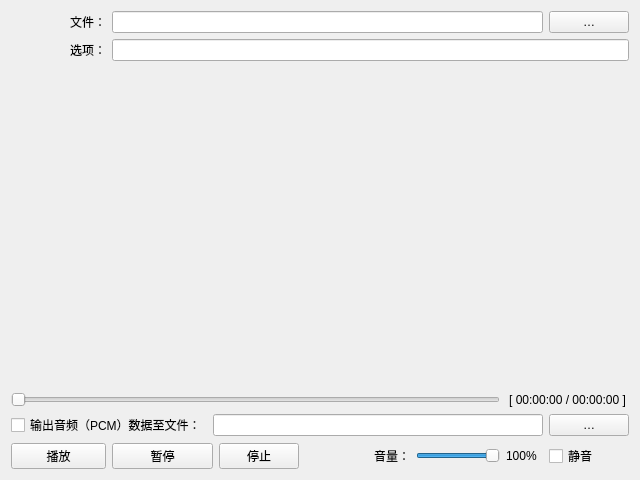
<?xml version="1.0" encoding="UTF-8"?>
<ui version="4.0">
 <class>Widget</class>
 <widget class="QWidget" name="Widget">
  <property name="windowModality">
   <enum>Qt::NonModal</enum>
  </property>
  <property name="geometry">
   <rect>
    <x>0</x>
    <y>0</y>
    <width>640</width>
    <height>480</height>
   </rect>
  </property>
  <property name="minimumSize">
   <size>
    <width>480</width>
    <height>360</height>
   </size>
  </property>
  <property name="windowTitle">
   <string>VLC Grabber</string>
  </property>
  <layout class="QGridLayout" name="gridLayout">
   <item row="0" column="0">
    <widget class="QLabel" name="label_file">
     <property name="text">
      <string>文件：</string>
     </property>
     <property name="alignment">
      <set>Qt::AlignRight|Qt::AlignTrailing|Qt::AlignVCenter</set>
     </property>
    </widget>
   </item>
   <item row="0" column="1" colspan="8">
    <widget class="QLineEdit" name="lineEdit_file"/>
   </item>
   <item row="0" column="9">
    <widget class="QPushButton" name="pushButton_file">
     <property name="text">
      <string>…</string>
     </property>
    </widget>
   </item>
   <item row="1" column="0">
    <widget class="QLabel" name="label_option">
     <property name="text">
      <string>选项：</string>
     </property>
     <property name="alignment">
      <set>Qt::AlignRight|Qt::AlignTrailing|Qt::AlignVCenter</set>
     </property>
    </widget>
   </item>
   <item row="1" column="1" colspan="9">
    <widget class="QLineEdit" name="lineEdit_option"/>
   </item>
   <item row="2" column="0" colspan="10">
    <widget class="RFrameWidget" name="widget_render" native="true"/>
   </item>
   <item row="3" column="0" colspan="7">
    <widget class="QSlider" name="hSlider_duration">
     <property name="orientation">
      <enum>Qt::Horizontal</enum>
     </property>
     <property name="invertedAppearance">
      <bool>false</bool>
     </property>
     <property name="invertedControls">
      <bool>false</bool>
     </property>
    </widget>
   </item>
   <item row="3" column="7" colspan="3">
    <widget class="QLabel" name="label_duration">
     <property name="minimumSize">
      <size>
       <width>0</width>
       <height>0</height>
      </size>
     </property>
     <property name="text">
      <string>[ 00:00:00 / 00:00:00 ]</string>
     </property>
     <property name="alignment">
      <set>Qt::AlignCenter</set>
     </property>
    </widget>
   </item>
   <item row="4" column="0" colspan="2">
    <widget class="QCheckBox" name="checkBox_audioFile">
     <property name="text">
      <string>输出音频（PCM）数据至文件：</string>
     </property>
    </widget>
   </item>
   <item row="5" column="0">
    <widget class="QPushButton" name="pushButton_play">
     <property name="text">
      <string>播放</string>
     </property>
    </widget>
   </item>
   <item row="5" column="1" colspan="2">
    <widget class="QPushButton" name="pushButton_pause">
     <property name="text">
      <string>暂停</string>
     </property>
    </widget>
   </item>
   <item row="5" column="3">
    <widget class="QPushButton" name="pushButton_stop">
     <property name="text">
      <string>停止</string>
     </property>
    </widget>
   </item>
   <item row="5" column="4">
    <spacer name="horizontalSpacer">
     <property name="orientation">
      <enum>Qt::Horizontal</enum>
     </property>
     <property name="sizeHint" stdset="0">
      <size>
       <width>40</width>
       <height>20</height>
      </size>
     </property>
    </spacer>
   </item>
   <item row="5" column="5">
    <widget class="QLabel" name="label_volume">
     <property name="text">
      <string>音量：</string>
     </property>
     <property name="alignment">
      <set>Qt::AlignRight|Qt::AlignTrailing|Qt::AlignVCenter</set>
     </property>
    </widget>
   </item>
   <item row="5" column="6">
    <widget class="QSlider" name="hSlider_volume">
     <property name="maximumSize">
      <size>
       <width>200</width>
       <height>16777215</height>
      </size>
     </property>
     <property name="maximum">
      <number>100</number>
     </property>
     <property name="value">
      <number>100</number>
     </property>
     <property name="orientation">
      <enum>Qt::Horizontal</enum>
     </property>
    </widget>
   </item>
   <item row="5" column="7">
    <widget class="QLabel" name="label_volumeInfo">
     <property name="maximumSize">
      <size>
       <width>16777215</width>
       <height>16777215</height>
      </size>
     </property>
     <property name="text">
      <string>100%</string>
     </property>
     <property name="alignment">
      <set>Qt::AlignLeading|Qt::AlignLeft|Qt::AlignVCenter</set>
     </property>
    </widget>
   </item>
   <item row="5" column="9">
    <widget class="QCheckBox" name="checkBox_mute">
     <property name="text">
      <string>静音</string>
     </property>
    </widget>
   </item>
   <item row="4" column="9">
    <widget class="QPushButton" name="pushButton_audioFile">
     <property name="text">
      <string>…</string>
     </property>
    </widget>
   </item>
   <item row="4" column="2" colspan="7">
    <widget class="QLineEdit" name="lineEdit_audioFile">
     <property name="readOnly">
      <bool>true</bool>
     </property>
    </widget>
   </item>
  </layout>
 </widget>
 <layoutdefault spacing="6" margin="11"/>
 <customwidgets>
  <customwidget>
   <class>RFrameWidget</class>
   <extends>QWidget</extends>
   <header>rframewidget.h</header>
   <container>1</container>
  </customwidget>
 </customwidgets>
 <tabstops>
  <tabstop>lineEdit_file</tabstop>
  <tabstop>pushButton_file</tabstop>
  <tabstop>lineEdit_option</tabstop>
  <tabstop>checkBox_audioFile</tabstop>
  <tabstop>lineEdit_audioFile</tabstop>
  <tabstop>pushButton_audioFile</tabstop>
  <tabstop>hSlider_duration</tabstop>
  <tabstop>pushButton_play</tabstop>
  <tabstop>pushButton_pause</tabstop>
  <tabstop>pushButton_stop</tabstop>
  <tabstop>hSlider_volume</tabstop>
  <tabstop>checkBox_mute</tabstop>
 </tabstops>
 <resources/>
 <connections/>
</ui>
